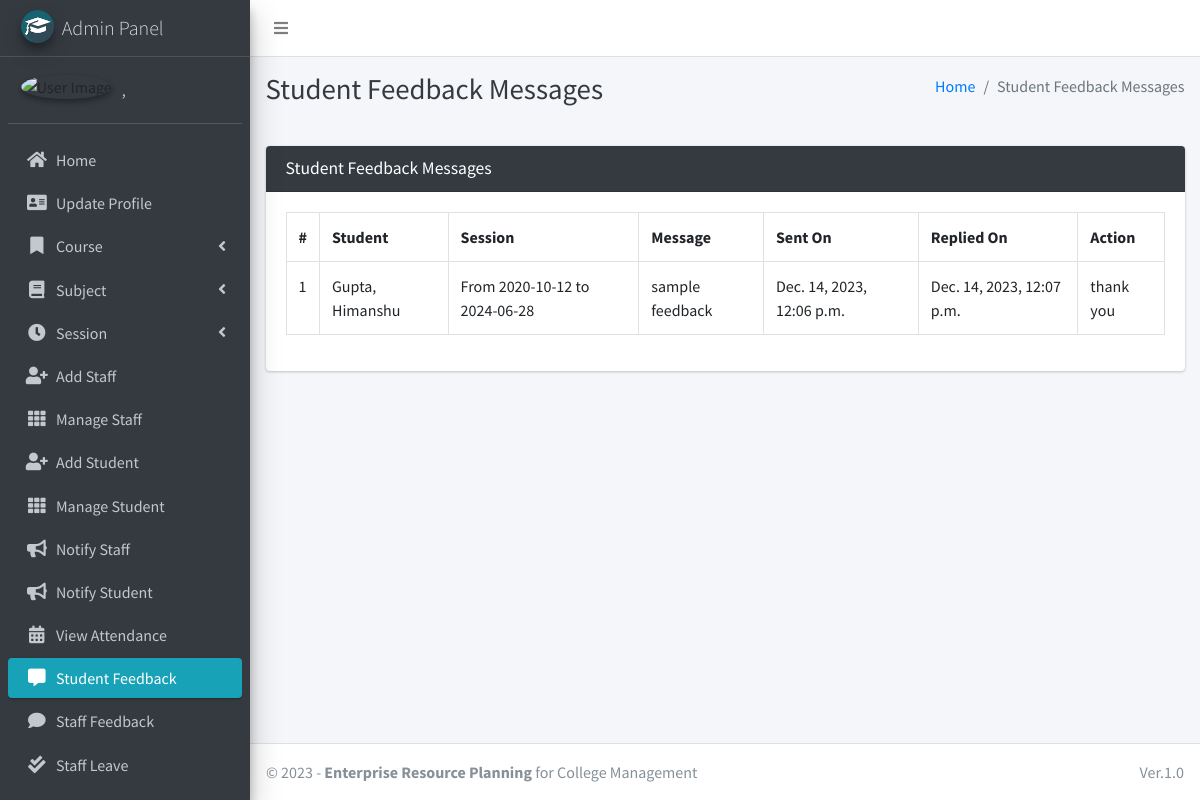
The app's page /student/view/feedback/ (signed in) with its own data.
### main_app/models.py (models this page shows)
class CustomUser(AbstractUser):
    USER_TYPE = ((1, "HOD"), (2, "Staff"), (3, "Student"))
    GENDER = [("M", "Male"), ("F", "Female")]
    username = None  # Removed username, using email instead
    email = models.EmailField(unique=True)
    user_type = models.CharField(default=1, choices=USER_TYPE, max_length=1)
    gender = models.CharField(max_length=1, choices=GENDER)
    profile_pic = models.ImageField()
    address = models.TextField()
    fcm_token = models.TextField(default="")  # For firebase notifications
    created_at = models.DateTimeField(auto_now_add=True)
    updated_at = models.DateTimeField(auto_now=True)
    USERNAME_FIELD = "email"
    REQUIRED_FIELDS = []
    objects = CustomUserManager()
    def __str__(self):
        return self.last_name + ", " + self.first_name

class FeedbackStudent(models.Model):
    student = models.ForeignKey(Student, on_delete=models.CASCADE)
    feedback = models.TextField()
    reply = models.TextField()
    created_at = models.DateTimeField(auto_now_add=True)
    updated_at = models.DateTimeField(auto_now=True)

class Student(models.Model):
    admin = models.OneToOneField(CustomUser, on_delete=models.CASCADE)
    course = models.ForeignKey(Course, on_delete=models.DO_NOTHING, null=True, blank=False)
    session = models.ForeignKey(Session, on_delete=models.DO_NOTHING, null=True)
    def __str__(self):
        return self.admin.last_name + ", " + self.admin.first_name

class Session(models.Model):
    start_year = models.DateField()
    end_year = models.DateField()
    def __str__(self):
        return "From " + str(self.start_year) + " to " + str(self.end_year)

### main_app/hod_views.py (the view, shortened to what this page needs)
# urls.py: path("student/view/feedback/", hod_views.student_feedback_message,
@csrf_exempt
def student_feedback_message(request):
    if request.method != 'POST':
        feedbacks = FeedbackStudent.objects.all()
        context = {
            'feedbacks': feedbacks,
            'page_title': 'Student Feedback Messages'
        }
        return render(request, 'hod_template/student_feedback_template.html', context)

### main_app/templates/hod_template/student_feedback_template.html (shortened to what this page needs)
{% extends 'main_app/base.html' %}
{% load static %}
{% block page_title %}{{page_title}}{% endblock page_title %}
{% block content %}
<section class="content">
    <div class="container-fluid">
        <div class="row">
            <div class="col-md-12">
                <div class="card card-dark">
                    <div class="card-header">
                        <h3 class="card-title">{{page_title}}</h3>
                    </div>
                    <div class="table card-body">
                        <table class="table table-bordered table-hover">
                            <tr>
                                <th>#</th>
                                <th>Student</th>
                                <th>Session</th>
                                <th>Message</th>
                                <th>Sent On</th>
                                <th>Replied On</th>
                                <th>Action</th>
                            </tr>
                            {% for feedback in  feedbacks %}
                              <tr>
                                  <td>{{forloop.counter}}</td>
                                  <td>{{feedback.student}}</td>
                                  <td>{{feedback.student.session}}</td>
                                  <td>{{feedback.feedback}}</td>
                                      {% if feedback.reply == "" %}
                                      <td>{{feedback.created_at}}</td>
                                      <td><span  class='badge badge-warning'>Pending Response</span></td>
                                           <td> <button data-toggle = "modal" data-target = "#reply_modal" value="{{feedback.id}}" class="btn btn-success reply_open_modal">Reply</button>
                                          {% else %}
                                          <td>{{feedback.created_at}}</td>
                                          <td>{{feedback.updated_at}}</td>
                                            <td>{{feedback.reply}}</td>
                                      {% endif %}
                              </tr>
                            {% endfor %}
                        </table>
                    </div>
                    </div>
            </div>
        </div>
    </div>
</section>
{% endblock content %}

### main_app/templates/main_app/sidebar_template.html (shortened to what this page needs)
{% load static %}
<aside class="main-sidebar sidebar-dark-info elevation-4">
    {% if request.user.user_type == '1' %}
    <a href="{% url 'admin_home' %}" class="brand-link">
        <img src="{% static 'dist/img/cmsl.png' %} " alt="AdminLTE Logo"
            class="brand-image img-circle elevation-3" >
        <span class="brand-text font-weight-light">Admin Panel</span>
    </a>
    <div class="sidebar">
        <div class="user-panel mt-3 pb-3 mb-3 d-flex">
            <div class="image">
                <img src="{{ request.user.profile_pic}}" class="img-circle elevation-2" alt="User Image">
            </div>
            <div class="info">
                <a href="#" class="d-block">{{user}}</a>
            </div>
        </div>
        <nav class="mt-2">
            <ul class="nav nav-pills nav-sidebar flex-column" data-widget="treeview" role="menu" data-accordion="false">
                <li class="nav-item">
                    {% url 'admin_home' as admin_home %}
                    <a href="{{admin_home}}" class="nav-link {% if admin_home == request.path %} active {% endif %}">
                        <i class="nav-icon fas fa-home"></i>
                        <p>
                            Home
                        </p>
                    </a>
                </li>
                <li class="nav-item">
                    {% url 'admin_view_profile' as admin_view_profile %}
                    <a href="{{admin_view_profile}}"
                        class="nav-link {% if admin_view_profile == request.path %} active {% endif %}">
                        <i class="nav-icon fas fa-address-card"></i>
                        <p>
                            Update Profile
                        </p>
                    </a>
                </li>
                <li class="nav-item has-treeview">
                    <a href="#" class="nav-link">
                        <i class="nav-icon fas fa-bookmark"></i>
                        <p>
                            Course
                            <i class="fas fa-angle-left right"></i>
                        </p>
                    </a>
                </li>
                <li class="nav-item has-treeview">
                    <a href="#" class="nav-link">
                        <i class="nav-icon fas fa-book"></i>
                        <p>
                            Subject
                            <i class="fas fa-angle-left right"></i>
                        </p>
                    </a>
                </li>
                <li class="nav-item has-treeview">
                    <a href="#" class="nav-link">
                        <i class="nav-icon fas fa-clock"></i>
                        <p>
                            Session
                            <i class="fas fa-angle-left right"></i>
                        </p>
                    </a>
                </li>
                <li class="nav-item">
                    {% url 'add_staff' as add_staff %}
                    <a href="{{add_staff}}" class="nav-link {% if add_staff == request.path %} active {% endif %}">
                        <i class="nav-icon fas fa-user-plus"></i>
                        <p>
                            Add Staff
                        </p>
                    </a>
                </li>
                <li class="nav-item">
                    {% url 'manage_staff' as manage_staff %}
                    {% url 'edit_staff' staff_id as edit_staff %}
                    <a href="{{manage_staff}}"
                        class="nav-link {% if manage_staff == request.path or request.path == edit_staff %} active {% endif %}">
                        <i class="nav-icon fas fa-th"></i>
                        <p>
                            Manage Staff
                        </p>
                    </a>
                </li>
                <li class="nav-item">
                    {% url 'add_student' as add_student%}
                    <a href="{{add_student}}" class="nav-link  {% if add_student == request.path %} active {% endif %}">
                        <i class="nav-icon fas fa-user-plus"></i>
                        <p>
                            Add Student
                        </p>
                    </a>
                </li>
                <li class="nav-item">
                    {% url 'manage_student' as manage_student %}
                    {% url 'edit_student' student_id as edit_student %}
                    <a href="{{manage_student}}"
                        class="nav-link  {% if edit_student == request.path or manage_student == request.path %} active {% endif %}">
                        <i class="nav-icon fas fa-th"></i>
                        <p>
                            Manage Student
                        </p>
                    </a>
                </li>
                <li class="nav-item">
                    {% url 'admin_notify_staff' as admin_notify_staff %}
                    <a href="{{admin_notify_staff}}"
                        class="nav-link {% if admin_notify_staff == request.path %} active {% endif %}">
                        <i class="nav-icon fas fa-bullhorn"></i>
                        <p>
                            Notify Staff
                        </p>
                    </a>
                </li>
                <li class="nav-item">
                    {% url 'admin_notify_student' as admin_notify_student %}
                    <a href="{{admin_notify_student}}"
                        class="nav-link {% if admin_notify_student == request.path %} active {% endif %}">
                        <i class="nav-icon fas fa-bullhorn"></i>
                        <p>
                            Notify Student
                        </p>
                    </a>
                </li>
                <li class="nav-item">
                    {% url 'admin_view_attendance' as admin_view_attendance %}
                <li class="nav-item">
                    <a href="{{admin_view_attendance}}"
                        class="nav-link  {% if admin_view_attendance == request.path %} active {% endif %}">
                        <i class="nav-icon fas fa-calendar-alt"></i>
                        <p>
                            View Attendance
                        </p>
                    </a>
                </li>
                <li class="nav-item">
                    {% url 'student_feedback_message' as student_feedback_message %}
                    <a href="{{ student_feedback_message }}"
                        class="nav-link  {% if student_feedback_message == request.path %} active {% endif %}">
                        <i class="nav-icon fas fa-comment-alt"></i>
                        <p>
                            Student Feedback
                        </p>
                    </a>
                </li>
                <li class="nav-item">
                    {% url 'staff_feedback_message' as staff_feedback_message %}
                    <a href="{{staff_feedback_message}}"
                        class="nav-link   {% if staff_feedback_message == request.path %} active {% endif %}">
                        <i class="nav-icon fas fa-comment"></i>
                        <p>
                            Staff Feedback
                        </p>
                    </a>
                </li>
                <li class="nav-item">
                    {% url 'view_staff_leave' as view_staff_leave %}
                    <a href="{{view_staff_leave}}"
                        class="nav-link  {% if view_staff_leave == request.path %} active {% endif %}">
                        <i class="nav-icon fas fa-check-double"></i>
                        <p>
                            Staff Leave
                        </p>
                    </a>
                </li>
                <li class="nav-item">
                    {% url 'view_student_leave' as view_student_leave %}
                    <a href="{% url 'view_student_leave' %}"
                        class="nav-link  {% if view_student_leave == request.path %} active {% endif %}">
                    </a>
                </li>
                                        {% endif %}
                                    </ul>
                                </nav>
                            </div>
</aside>

### records on screen
CustomUser: last_name+first_name ","
FeedbackStudent: student "Gupta, Himanshu", student.session "From 2020-10-12 to 2024-06-28", feedback "sample feedback", created_at "Dec. 14, 2023, 12:06 p.m.", updated_at "Dec. 14, 2023, 12:07 p.m.", reply "thank you"

### other values on screen
{{ page_title }} "Student Feedback Messages"
